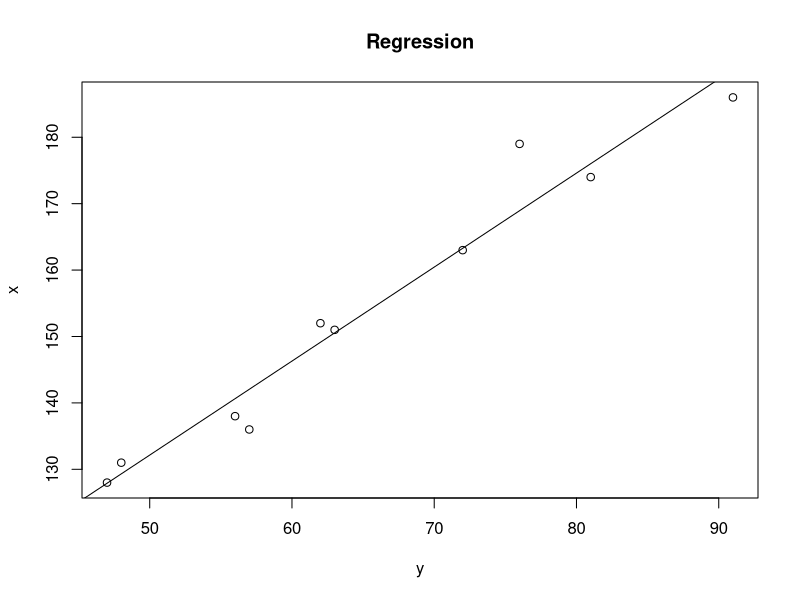

Write R code to recreate this figure.
x <- c(151, 174, 138, 186, 128, 136, 179, 163, 152, 131)
y <- c(63, 81, 56, 91, 47, 57, 76, 72, 62, 48)
model <- lm(y~x)
plot(y, x, main = "Regression", abline(lm(x~y)))



# print(summary(model))

a <- data.frame(x = 170)
result <-  predict(model,a)
print(result)




# plot(y, x, main = "Regression", abline(lm(x~y)), cex = 1.3, xlab = "Weight in Kg", ylab = "Height in cm")
